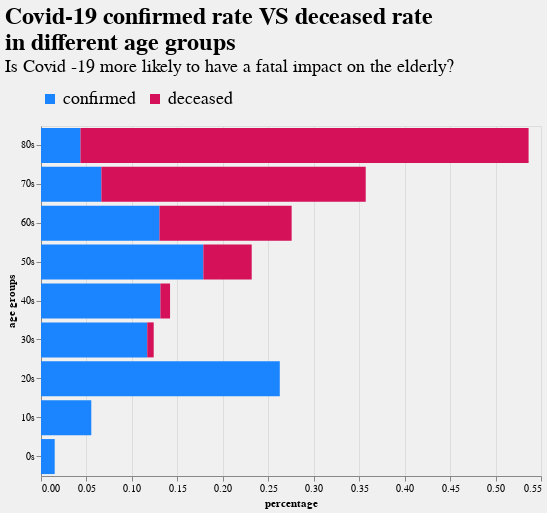

The code cell stored with this chart in its notebook:
### Code cell
def age_group_stack_bar_chart():
    range_ = ['#1A85FF', '#D41159']
    bar_chart = alt.Chart(age_melted).mark_bar().encode(
            y = alt.Y('age:O', title='age groups',
            sort=alt.EncodingSortField(field='age', order='descending')
                     ),
        x = alt.X('value:Q', title='percentage'),
        color=alt.Color('variable:N',
                       legend = alt.Legend(orient='top',
                                          title='',
                                          labelFontSize=18),
                        scale=alt.Scale(range=range_)
                       )
        ).properties(
        title = {
            'text' :["Covid-19 confirmed rate VS deceased rate ", 'in different age groups'],
            # subtitle= ['fist line','second line'] to cut the long line to two lines
            'subtitle':['Is Covid -19 more likely to have a fatal impact on the elderly?']
        },
        height=350,
        width=500
    ).configure(
        background='#f0f0f0'
    ).configure_title(
        fontSize=24,
        subtitleFontSize= 18,
        anchor='start',
        #subtitlePadding = 2,
        dy=-10
    )

    return bar_chart

age_group_stack_bar_chart()

### Figure 1 — Vega-Lite specification as saved in the notebook (floating-point values rounded to 4 significant figures)
{"config": {"view": {"continuousWidth": 400, "continuousHeight": 300}, "background": "#f0f0f0", "title": {"anchor": "start", "dy": -10, "fontSize": 24, "subtitleFontSize": 18}}, "data": {"name": "data-37d55f53e18b467b0a4e90c0b79840f9"}, "mark": "bar", "encoding": {"color": {"type": "nominal", "field": "variable", "legend": {"labelFontSize": 18, "orient": "top", "title": ""}, "scale": {"range": ["#1A85FF", "#D41159"]}}, "x": {"type": "quantitative", "field": "value", "title": "percentage"}, "y": {"type": "ordinal", "field": "age", "sort": {"field": "age", "order": "descending"}, "title": "age groups"}}, "height": 350, "title": {"text": ["Covid-19 confirmed rate VS deceased rate ", "in different age groups"], "subtitle": ["Is Covid -19 more likely to have a fatal impact on the elderly?"]}, "width": 500, "$schema": "https://vega.github.io/schema/vega-lite/v4.8.1.json", "datasets": {"data-37d55f53e18b467b0a4e90c0b79840f9": [{"age": "0s", "variable": "confirmed", "value": 0.01508}, {"age": "10s", "variable": "confirmed", "value": 0.05531}, {"age": "20s", "variable": "confirmed", "value": 0.2627}, {"age": "30s", "variable": "confirmed", "value": 0.1169}, {"age": "40s", "variable": "confirmed", "value": 0.1313}, {"age": "50s", "variable": "confirmed", "value": 0.1786}, {"age": "60s", "variable": "confirmed", "value": 0.1303}, {"age": "70s", "variable": "confirmed", "value": 0.06641}, {"age": "80s", "variable": "confirmed", "value": 0.04344}, {"age": "0s", "variable": "deceased", "value": 0.0}, {"age": "10s", "variable": "deceased", "value": 0.0}, {"age": "20s", "variable": "deceased", "value": 0.0}, {"age": "30s", "variable": "deceased", "value": 0.007092}, {"age": "40s", "variable": "deceased", "value": 0.01064}, {"age": "50s", "variable": "deceased", "value": 0.05319}, {"age": "60s", "variable": "deceased", "value": 0.1454}, {"age": "70s", "variable": "deceased", "value": 0.2908}, {"age": "80s", "variable": "deceased", "value": 0.4929}]}}
